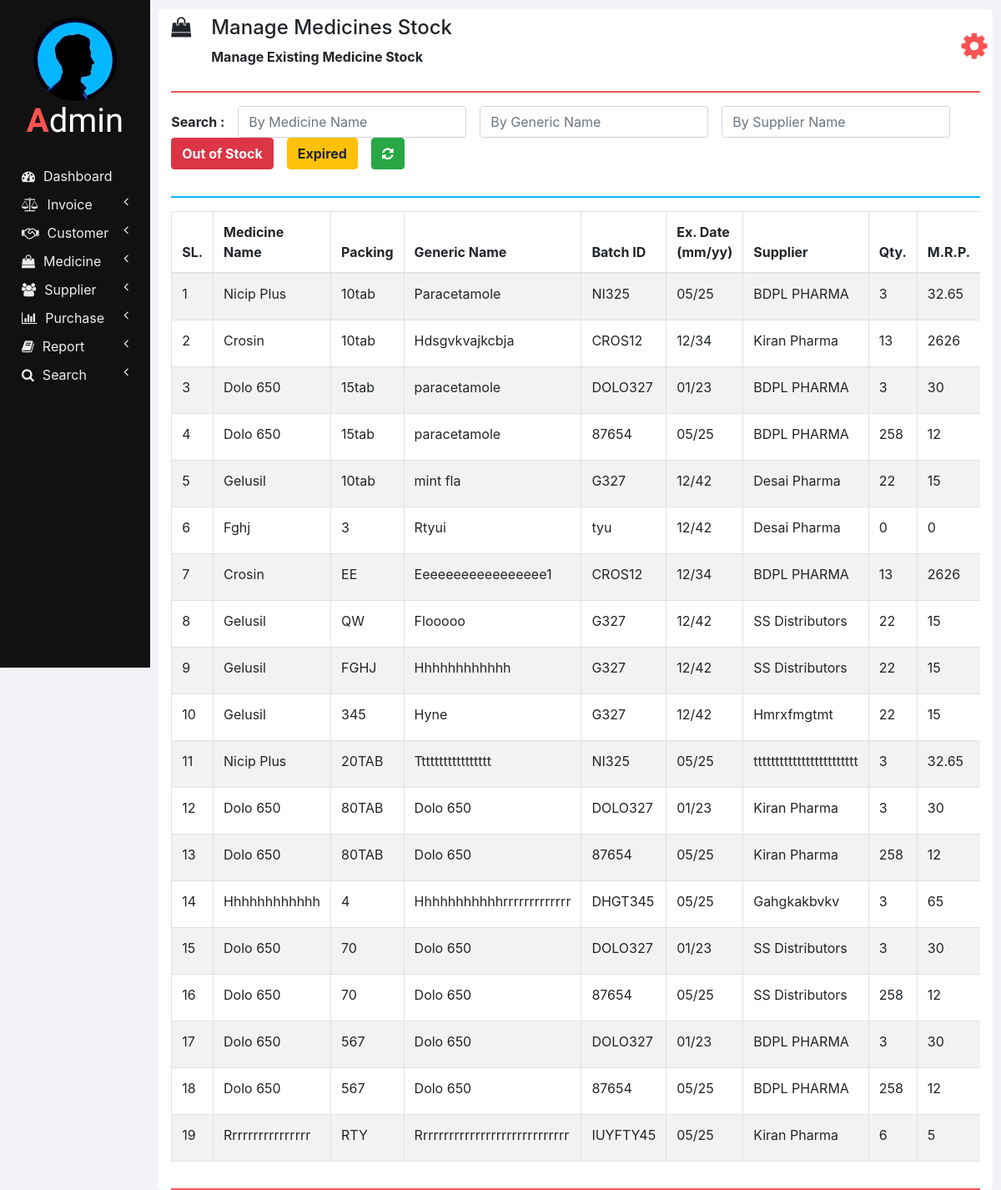
Page /manage_medicine_stock.php on the committed database.
### tables this page shows
CREATE TABLE `medicines` (
  `ID` int(11) NOT NULL,
  `NAME` varchar(100) NOT NULL,
  `PACKING` varchar(20) NOT NULL,
  `GENERIC_NAME` varchar(100) NOT NULL,
  `SUPPLIER_NAME` varchar(100) NOT NULL
);

CREATE TABLE `medicines_stock` (
  `ID` int(11) NOT NULL,
  `NAME` varchar(100) NOT NULL,
  `BATCH_ID` varchar(20) NOT NULL,
  `EXPIRY_DATE` varchar(10) NOT NULL,
  `QUANTITY` int(11) NOT NULL,
  `MRP` double NOT NULL,
  `RATE` double NOT NULL,
  `INVOICE_NUMBER` double NOT NULL
);

### php/manage_medicine_stock.php (the view, shortened to what this page needs)
<?php
  function showMedicinesStock($id) {
    require "db_connection.php";
    if($con) {
      $seq_no = 0;
      $query = "SELECT * FROM medicines INNER JOIN medicines_stock ON medicines.NAME = medicines_stock.NAME";
      $result = mysqli_query($con, $query);
      while($row = mysqli_fetch_array($result)) {
        $seq_no++;
        if($row['BATCH_ID'] == $id)
          showEditOptionsRow($seq_no, $row);
        else
          showMedicineStockRow($seq_no, $row);
      }
    }
  }
  function showMedicineStockRow($seq_no, $row) {
    ?>
    <tr>
      <td><?php echo $seq_no; ?></td>
      <td><?php echo $row['NAME']; ?></td>
      <td><?php echo $row['PACKING']; ?></td>
      <td><?php echo $row['GENERIC_NAME']; ?></td>
      <td><?php echo $row['BATCH_ID']; ?></td>
      <td><?php echo $row['EXPIRY_DATE']; ?></td>
      <td><?php echo $row['SUPPLIER_NAME']; ?></td>
      <td><?php echo $row['QUANTITY']; ?></td>
      <td><?php echo $row['MRP']; ?></td>
    </tr>
    <?php
  }
  ?>

### css/sidenav.css (style rules this page uses)
body { background-color: #f1f3f6; }
.sidenav { width: 15%; height: 100vh; background-color: #222222; position: fixed; z-index: 1; flex: 1 0 auto; }
.card { width: 100%; height: 100%; top: 0; border-radius: 0; background-color: #111111; }
.logo .logo-caption { font-family: 'Poiret One', cursive; color: #ffffff; text-align: center; margin-bottom: 25px; }
.logo .profile { margin-left: 50%; border-radius: 50%; transform: translate(-50%); }
.logo .tweak { color: #ff5252; font-weight: bold; }
.main-menu-item { padding: 5px 5px; cursor: pointer; }
.main-menu-item > a { color: #eeeeee; text-decoration: none; font-size: 16px; }
.main-menu-item > a > span { margin-left: 10px; }

### css/home.css (style rules this page uses)
html, body { height: 100vh; }

### rows in the picture
medicines: seq_no "1", medicines_stock.NAME "Nicip Plus", PACKING "10tab", GENERIC_NAME "Paracetamole", medicines_stock.BATCH_ID "NI325", medicines_stock.EXPIRY_DATE "05/25", SUPPLIER_NAME "BDPL PHARMA", medicines_stock.QUANTITY "3", medicines_stock.MRP "32.65"
medicines: seq_no "2", medicines_stock.NAME "Crosin", PACKING "10tab", GENERIC_NAME "Hdsgvkvajkcbja", medicines_stock.BATCH_ID "CROS12", medicines_stock.EXPIRY_DATE "12/34", SUPPLIER_NAME "Kiran Pharma", medicines_stock.QUANTITY "13", medicines_stock.MRP "2626"
medicines: seq_no "3", medicines_stock.NAME "Dolo 650", PACKING "15tab", GENERIC_NAME "paracetamole", medicines_stock.BATCH_ID "DOLO327", medicines_stock.EXPIRY_DATE "01/23", SUPPLIER_NAME "BDPL PHARMA", medicines_stock.QUANTITY "3", medicines_stock.MRP "30", seq_no "4", medicines_stock.BATCH_ID "87654", medicines_stock.EXPIRY_DATE "05/25", medicines_stock.QUANTITY "258", medicines_stock.MRP "12"
medicines: seq_no "5", medicines_stock.NAME "Gelusil", PACKING "10tab", GENERIC_NAME "mint fla", medicines_stock.BATCH_ID "G327", medicines_stock.EXPIRY_DATE "12/42", SUPPLIER_NAME "Desai Pharma", medicines_stock.QUANTITY "22", medicines_stock.MRP "15"
medicines: seq_no "6", medicines_stock.NAME "Fghj", PACKING "3", GENERIC_NAME "Rtyui", medicines_stock.BATCH_ID "tyu", medicines_stock.EXPIRY_DATE "12/42", SUPPLIER_NAME "Desai Pharma", medicines_stock.QUANTITY "0", medicines_stock.MRP "0"
medicines: seq_no "7", medicines_stock.NAME "Crosin", PACKING "EE", GENERIC_NAME "Eeeeeeeeeeeeeeeee1", medicines_stock.BATCH_ID "CROS12", medicines_stock.EXPIRY_DATE "12/34", SUPPLIER_NAME "BDPL PHARMA", medicines_stock.QUANTITY "13", medicines_stock.MRP "2626"
medicines: seq_no "8", medicines_stock.NAME "Gelusil", PACKING "QW", GENERIC_NAME "Flooooo", medicines_stock.BATCH_ID "G327", medicines_stock.EXPIRY_DATE "12/42", SUPPLIER_NAME "SS Distributors", medicines_stock.QUANTITY "22", medicines_stock.MRP "15"
medicines: seq_no "9", medicines_stock.NAME "Gelusil", PACKING "FGHJ", GENERIC_NAME "Hhhhhhhhhhhh", medicines_stock.BATCH_ID "G327", medicines_stock.EXPIRY_DATE "12/42", SUPPLIER_NAME "SS Distributors", medicines_stock.QUANTITY "22", medicines_stock.MRP "15"
medicines: seq_no "10", medicines_stock.NAME "Gelusil", PACKING "345", GENERIC_NAME "Hyne", medicines_stock.BATCH_ID "G327", medicines_stock.EXPIRY_DATE "12/42", SUPPLIER_NAME "Hmrxfmgtmt", medicines_stock.QUANTITY "22", medicines_stock.MRP "15"
medicines: seq_no "11", medicines_stock.NAME "Nicip Plus", PACKING "20TAB", GENERIC_NAME "Ttttttttttttttttt", medicines_stock.BATCH_ID "NI325", medicines_stock.EXPIRY_DATE "05/25", SUPPLIER_NAME "tttttttttttttttttttttttt", medicines_stock.QUANTITY "3", medicines_stock.MRP "32.65"
medicines: seq_no "12", medicines_stock.NAME "Dolo 650", PACKING "80TAB", GENERIC_NAME "Dolo 650", medicines_stock.BATCH_ID "DOLO327", medicines_stock.EXPIRY_DATE "01/23", SUPPLIER_NAME "Kiran Pharma", medicines_stock.QUANTITY "3", medicines_stock.MRP "30", seq_no "13", medicines_stock.BATCH_ID "87654", medicines_stock.EXPIRY_DATE "05/25", medicines_stock.QUANTITY "258", medicines_stock.MRP "12"
medicines: seq_no "14", medicines_stock.NAME "Hhhhhhhhhhhh", PACKING "4", GENERIC_NAME "Hhhhhhhhhhhrrrrrrrrrrrrr", medicines_stock.BATCH_ID "DHGT345", medicines_stock.EXPIRY_DATE "05/25", SUPPLIER_NAME "Gahgkakbvkv", medicines_stock.QUANTITY "3", medicines_stock.MRP "65"
medicines: seq_no "15", medicines_stock.NAME "Dolo 650", PACKING "70", GENERIC_NAME "Dolo 650", medicines_stock.BATCH_ID "DOLO327", medicines_stock.EXPIRY_DATE "01/23", SUPPLIER_NAME "SS Distributors", medicines_stock.QUANTITY "3", medicines_stock.MRP "30", seq_no "16", medicines_stock.BATCH_ID "87654", medicines_stock.EXPIRY_DATE "05/25", medicines_stock.QUANTITY "258", medicines_stock.MRP "12"
medicines: seq_no "17", medicines_stock.NAME "Dolo 650", PACKING "567", GENERIC_NAME "Dolo 650", medicines_stock.BATCH_ID "DOLO327", medicines_stock.EXPIRY_DATE "01/23", SUPPLIER_NAME "BDPL PHARMA", medicines_stock.QUANTITY "3", medicines_stock.MRP "30", seq_no "18", medicines_stock.BATCH_ID "87654", medicines_stock.EXPIRY_DATE "05/25", medicines_stock.QUANTITY "258", medicines_stock.MRP "12"
medicines: seq_no "19", medicines_stock.NAME "Rrrrrrrrrrrrrrrr", PACKING "RTY", GENERIC_NAME "Rrrrrrrrrrrrrrrrrrrrrrrrrrrrr", medicines_stock.BATCH_ID "IUYFTY45", medicines_stock.EXPIRY_DATE "05/25", SUPPLIER_NAME "Kiran Pharma", medicines_stock.QUANTITY "6", medicines_stock.MRP "5"

### other values in the picture
$heading "Manage Medicines Stock"
$sub_heading "Manage Existing Medicine Stock"
